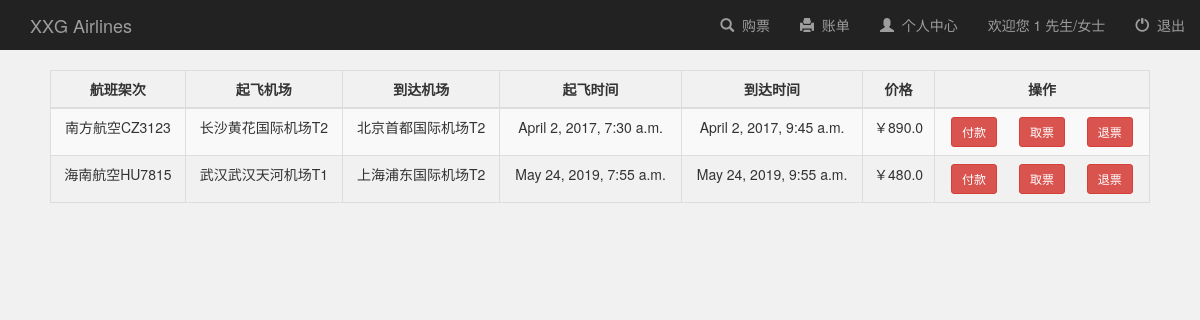
/booksystem/user_operation/ (signed in), run on the app's committed database.
### booksystem/models.py (models this page shows, shortened)
class Flight(models.Model):
	user = models.ManyToManyField(User, default=1)  # 有了这个字段之后，默认的后台添加失效，必须要自定义Form，除去这个字段
	name = models.CharField(max_length=100)  # 班次  南方航空CZ3969
	leave_city = models.CharField(max_length=100, null=True)  # 离开城市
	arrive_city = models.CharField(max_length=100, null=True)  # 到达城市
	leave_airport = models.CharField(max_length=100, null=True)  # 离开的机场
	arrive_airport = models.CharField(max_length=100, null=True)  # 到达的机场
	leave_time = models.DateTimeField(null=True)  # DateTimeField包括了DateField信息，并且添加了时间
	arrive_time = models.DateTimeField(null=True)
	capacity = models.IntegerField(default=0, null=True)  # 经济舱座位总数
	price = models.FloatField(default=0, null=True)  # 价格
	book_sum = models.IntegerField(default=0, null=True)  # 订票总人数
	income = models.FloatField(default=0, null=True)  # 收入
	SEAT_TYPE = (
		('头等舱','头等舱'),
		('公务舱','公务舱'),
		('经济舱','经济舱')
		)
	seat_type = models.CharField(max_length=100,choices=SEAT_TYPE, default='经济舱')

### booksystem/views.py (the view)
def user_operation(request):
    if request.user.is_authenticated:
            booked_flights = Flight.objects.filter(user=request.user)  # 从 booksystem_flight_user 表过滤出该用户订的航班
            context = {
                'booked_flights': booked_flights,
                'username': request.user.username,  # 导航栏信息更新
            }
            return render(request, 'booksystem/user_operation.html', context)
    return render(request, 'booksystem/login.html')  # 用户如果没登录，render登录页面

### booksystem/templates/booksystem/user_operation.html (shortened to what this page needs)
{% extends 'booksystem/base.html' %}
{% block login_display %}
    <a href="#">欢迎您 {{ username }} 先生/女士</a>
{% endblock %}
{% block content %}
    <div class="main">
        <table class="table table-striped table-bordered">
            <thead>
            <tr>
                <th style="text-align: center">航班架次</th>
                <th style="text-align: center">起飞机场</th>
                <th style="text-align: center">到达机场</th>
                <th style="text-align: center">起飞时间</th>
                <th style="text-align: center">到达时间</th>
                <th style="text-align: center">价格</th>
                <th style="text-align: center">操作</th>
            </tr>
            </thead>
            <tbody style="text-align: center">
            {% for flight in booked_flights %}
                <tr>
                    <td>{{ flight.name }}</td>
                    <td>{{ flight.leave_city }}{{ flight.leave_airport }}</td>
                    <td>{{ flight.arrive_city }}{{ flight.arrive_airport }}</td>
                    <td>{{ flight.leave_time }}</td>
                    <td>{{ flight.arrive_time }}</td>
                    <td>￥{{ flight.price }}</td>
                    <td>
                        <button id = "pay_button" class="btn btn-sm btn-danger" onclick="pay({{ flight.id }})">付款</button>
                        <button id = "fetch_button" class="btn btn-sm btn-danger" onclick="fetch({{ flight.id }})">取票</button>
                        <button id = "refund_button" class="btn btn-sm btn-danger" onclick="refund({{ flight.id }})">退票</button>
                    </td>
                </tr>
            {% endfor %}
            </tbody>
        </table>
    </div>
{% endblock %}

### booksystem/templates/booksystem/user_operation.html (style rules this page uses)
.main { margin-top: 20px; margin-left: 50px; margin-right: 50px; }

### data on the page
Flight: name "南方航空CZ3123", leave_city "长沙", leave_airport "黄花国际机场T2", arrive_city "北京", arrive_airport "首都国际机场T2", leave_time "April 2, 2017, 7:30 a.m.", arrive_time "April 2, 2017, 9:45 a.m.", price "890.0"
Flight: name "海南航空HU7815", leave_city "武汉", leave_airport "武汉天河机场T1", arrive_city "上海", arrive_airport "浦东国际机场T2", leave_time "May 24, 2019, 7:55 a.m.", arrive_time "May 24, 2019, 9:55 a.m.", price "480.0"

### other printed values
{{ username }} "1"
